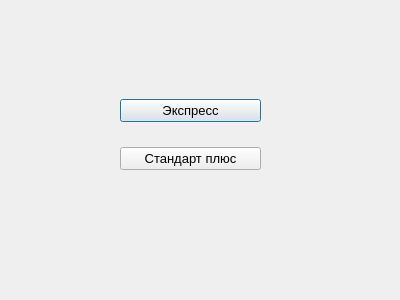
<?xml version="1.0" encoding="UTF-8"?>
<ui version="4.0">
 <class>Select_type</class>
 <widget class="QDialog" name="Select_type">
  <property name="geometry">
   <rect>
    <x>0</x>
    <y>0</y>
    <width>400</width>
    <height>300</height>
   </rect>
  </property>
  <property name="windowTitle">
   <string>Dialog</string>
  </property>
  <widget class="QWidget" name="layoutWidget">
   <property name="geometry">
    <rect>
     <x>120</x>
     <y>80</y>
     <width>141</width>
     <height>111</height>
    </rect>
   </property>
   <layout class="QVBoxLayout" name="verticalLayout">
    <item>
     <widget class="QPushButton" name="express_but">
      <property name="sizePolicy">
       <sizepolicy hsizetype="Minimum" vsizetype="Fixed">
        <horstretch>0</horstretch>
        <verstretch>0</verstretch>
       </sizepolicy>
      </property>
      <property name="font">
       <font>
        <pointsize>10</pointsize>
       </font>
      </property>
      <property name="text">
       <string>Экспресс</string>
      </property>
      <property name="iconSize">
       <size>
        <width>30</width>
        <height>30</height>
       </size>
      </property>
     </widget>
    </item>
    <item>
     <widget class="QPushButton" name="standart_but">
      <property name="font">
       <font>
        <pointsize>10</pointsize>
       </font>
      </property>
      <property name="text">
       <string>Стандарт плюс</string>
      </property>
     </widget>
    </item>
   </layout>
  </widget>
 </widget>
 <resources/>
 <connections/>
</ui>
